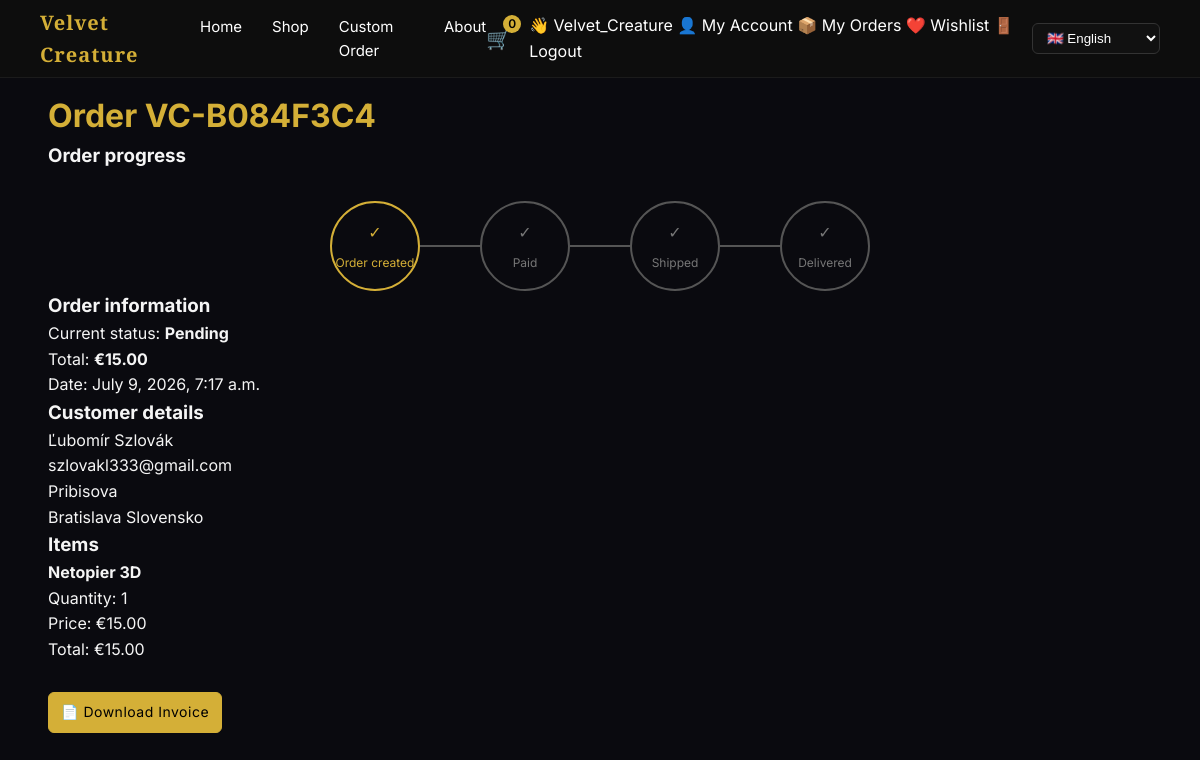
Page /en/orders/34/ (signed in) on the committed database.
### orders/models.py (models this page shows, shortened)
class Order(models.Model):
    STATUS_CHOICES = [
        ("pending", "Pending"),
        ("paid", "Paid"),
        ("shipped", "Shipped"),
        ("delivered", "Delivered"),
    ]
    order_number = models.CharField(
        max_length=20,
        blank=True,
        null=True
)
    user = models.ForeignKey(
        User,
        on_delete=models.SET_NULL,
        null=True,
        blank=True,
        related_name="orders"
    )
    email = models.EmailField(
        blank=True,
        null=True
    )
    first_name = models.CharField(
        max_length=100,
        blank=True
    )
    last_name = models.CharField(
        max_length=100,
        blank=True
    )
    address = models.CharField(
        max_length=255,
        blank=True
    )
    city = models.CharField(
        max_length=100,
        blank=True
    )
    country = models.CharField(
        max_length=100,
        blank=True
    )
    note = models.TextField(
        blank=True
    )
    payment_method = models.CharField(
        max_length=50,
        default="Stripe"
    )
    total_price = models.DecimalField(
        max_digits=10,
        decimal_places=2,
        default=0
    )
    status = models.CharField(
        max_length=20,
        choices=STATUS_CHOICES,
        default="pending"
    )
    created = models.DateTimeField(
        auto_now_add=True
    )
    updated = models.DateTimeField(
        auto_now=True
    )

class OrderItem(models.Model):
    order = models.ForeignKey(
        Order,
        on_delete=models.CASCADE,
        related_name="items"
    )
    product = models.ForeignKey(
        Product,
        on_delete=models.CASCADE
    )
    quantity = models.PositiveIntegerField(
        default=1
    )
    price = models.DecimalField(
        max_digits=10,
        decimal_places=2
    )
    def get_total(self):
        return self.quantity * self.price

### products/models.py (models this page shows, shortened)
class Product(models.Model):
    name = models.CharField(max_length=200)
    slug = models.SlugField(unique=True)
    description = models.TextField(blank=True)
    short_description = models.CharField(
        max_length=250,
        blank=True
    )
    image = models.ImageField(
        upload_to="products/",
        blank=True,
        null=True
    )
    sku = models.CharField(
        max_length=50,
        blank=True
    )
    material = models.CharField(
        max_length=150,
        blank=True
    )
    size = models.CharField(
        max_length=100,
        blank=True
    )
    weight = models.DecimalField(
        max_digits=6,
        decimal_places=2,
        default=0
    )
    price = models.DecimalField(
        max_digits=10,
        decimal_places=2
    )
    stock = models.PositiveIntegerField(
        default=0
    )
    featured = models.BooleanField(
        default=False
    )
    category = models.ForeignKey(
        Category,
        on_delete=models.SET_NULL,
        null=True,
        blank=True
    )
    created = models.DateTimeField(
        auto_now_add=True
    )

### orders/views.py (the view)
@login_required
def order_detail(request, order_id):
    order = get_object_or_404(
        Order,
        id=order_id,
        user=request.user
    )
    return render(
        request,
        "orders/order_detail.html",
        {
            "order": order
        }
    )

### cart/context_processors.py (called while the page is built, shortened)
def cart_context(request):
    cart = request.session.get("cart", {})
    count = 0
    items = []
    total = 0
    return {
        "cart_count": count,
        "cart_items": items,
        "cart_total": total
    }

### templates/orders/order_detail.html (shortened to what this page needs)
{% extends "base.html" %}
{% block content %}
<div class="order-detail-page">
<h1 style="color:#d4af37;">
    Order {{ order.order_number }}
</h1>
<div class="card">
<h3>
    Order progress
</h3>
<div class="order-progress">
<div class="step {% if order.status == 'pending' or order.status == 'paid' or order.status == 'shipped' or order.status == 'delivered' %}active{% endif %}">
    ✓
    <span>
        Order created
    </span>
</div>
<div class="line"></div>
<div class="step {% if order.status == 'paid' or order.status == 'shipped' or order.status == 'delivered' %}active{% endif %}">
    ✓
    <span>
        Paid
    </span>
</div>
<div class="line"></div>
<div class="step {% if order.status == 'shipped' or order.status == 'delivered' %}active{% endif %}">
    ✓
    <span>
        Shipped
    </span>
</div>
<div class="line"></div>
<div class="step {% if order.status == 'delivered' %}active{% endif %}">
    ✓
    <span>
        Delivered
    </span>
</div>
</div>
</div>
<div class="card">
<h3>
    Order information
</h3>
<p>
    Current status:
    <strong>
        {{ order.get_status_display }}
    </strong>
</p>
<p>
    Total:
    <strong>
        €{{ order.total_price }}
    </strong>
</p>
<p>
    Date:
    {{ order.created }}
</p>
</div>
<div class="card">
<h3>
    Customer details
</h3>
<p>
    {{ order.first_name }}
    {{ order.last_name }}
</p>
<p>
    {{ order.email }}
</p>
<p>
    {{ order.address }}
</p>
<p>
    {{ order.city }}
    {{ order.country }}
</p>
</div>
<div class="card">
<h3>
    Items
</h3>
{% for item in order.items.all %}
<div style="margin-bottom:15px;">
<strong>
{{ item.product.name }}
</strong>
<br>
Quantity:
{{ item.quantity }}
<br>
Price:
€{{ item.price }}
<br>
Total:
€{{ item.get_total }}
</div>
{% empty %}
<p>
No items found.
</p>
{% endfor %}
</div>
<div style="margin-top:30px;">
<a href="{% url 'invoice' order.id %}"
class="btn">
📄 Download Invoice
</a>
</div>
</div>
{% endblock %}

### templates/includes/navbar.html (shortened to what this page needs)
{% load i18n %}
<nav class="navbar" id="navbar">
    <a href="{% url 'home' %}" class="logo">
        Velvet Creature
    </a>
    <div class="menu">
        <a href="{% url 'home' %}">
            {% trans "Home" %}
        </a>
        <a href="{% url 'shop' %}">
            {% trans "Shop" %}
        </a>
        <a href="{% url 'custom_order_create' %}">
            {% trans "Custom Order" %}
        </a>
        <a href="#">
            {% trans "About" %}
        </a>
    </div>
    <div class="icons">
        <div class="mini-cart">
            <a href="#"
               class="cart-icon"
               onclick="openCart(); return false;">
                🛒
            </a>
            <span class="cart-count">
                {{ cart_count }}
            </span>
        </div>
        <div class="user-menu">
        {% if user.is_authenticated %}
            <span class="welcome-user">
                👋 {{ user.username }}
            </span>
            <a href="{% url 'profile' %}">
                👤 {% trans "My Account" %}
            </a>
            <a href="{% url 'order_list' %}">
                📦 {% trans "My Orders" %}
            </a>
            <a href="{% url 'wishlist' %}">
                ❤️ {% trans "Wishlist" %}
            </a>
            <a href="{% url 'logout' %}">
                🚪 {% trans "Logout" %}
            </a>
        {% endif %}
        </div>
        <form action="{% url 'set_language' %}"
              method="post"
              class="lang-switch">
            <select name="language"
                    onchange="this.form.submit()">
                <option value="en"
                    {% if LANGUAGE_CODE == "en" %}selected{% endif %}>
                    🇬🇧 English
                </option>
            </select>
        </form>
    </div>
</nav>

### static/css/style.css (style rules this page uses)
*, *::before, *::after { margin: 0; padding: 0; box-sizing: border-box; }
html { scroll-behavior: smooth; }
body { background: #0a0a0f; color: #f5f5f5; font-family: "Inter", sans-serif; line-height: 1.6; overflow-x: hidden; }
a { color: inherit; text-decoration: none; }
.navbar { position: fixed; top: 0; left: 0; right: 0; height: 78px; display: flex; justify-content: space-between; align-items: center; padding: 0 40px; background: rgba(10, 10, 15, 0.85); backdrop-filter: blur(18px); border-bottom: 1px solid rgba(255, 255, 255, 0.06); z-index: 999; }
.logo { font-size: 26px; font-weight: 600; color: #d4af37; letter-spacing: 1px; }
.menu { display: flex; gap: 30px; }
.menu a { position: relative; font-size: 15px; transition: 0.3s; }
.menu a::after { content: ""; position: absolute; left: 0; bottom: -6px; width: 0; height: 1px; background: #d4af37; transition: 0.3s; }
.icons { display: flex; align-items: center; gap: 18px; }
.cart-icon { font-size: 20px; }
.lang-switch select { background: #111; color: white; border: 1px solid #333; padding: 6px 10px; border-radius: 6px; }
.btn { display: inline-flex; align-items: center; justify-content: center; padding: 12px 26px; border-radius: 10px; border: 1px solid #d4af37; color: #d4af37; font-size: 14px; letter-spacing: 0.5px; transition: 0.3s ease; }
.mini-cart { position:relative; }
.cart-count { position:absolute; top:-8px; right:-10px; background:#d4af37; color:black; width:18px; height:18px; font-size:12px; display:flex; align-items:center; justify-content:center; border-radius:50%; font-weight:600; }
.btn { padding:8px 12px; background:#d4af37; color:#000; border-radius:6px; font-size:14px; }
.navbar { display: flex; justify-content: space-between; align-items: center; padding: 18px 40px; background: #0d0d0d; color: white; }
.logo { font-weight: bold; font-size: 20px; }
select { background: #1a1a1a; color: white; border: 1px solid #333; padding: 5px; }
.logo, .hero h1, .section-title, .shop-title { font-family: "Playfair Display", serif; }
body { font-family: "Inter", sans-serif; }
.order-progress { display:flex; align-items:center; justify-content:center; margin-top:30px; }
.step { width:90px; height:90px; border-radius:50%; border:2px solid #555; display:flex; flex-direction:column; align-items:center; justify-content:center; color:#777; }
.step.active { border-color:#d4af37; color:#d4af37; }
.step span { font-size:12px; margin-top:8px; }
.line { width:60px; height:2px; background:#555; }

### rows in the picture
Order: order_number "VC-B084F3C4", status "Pending", total_price "15.00", created "July 9, 2026, 7:17 a.m.", first_name "Ľubomír", last_name "Szlovák", email "szlovakl333@gmail.com", address "Pribisova", city "Bratislava", country "Slovensko"
OrderItem: product.name "Netopier 3D", quantity "1", price "15.00", get_total "15.00"

### other values in the picture
{{ cart_count }} "0"
{{ user.username }} "Velvet_Creature"
